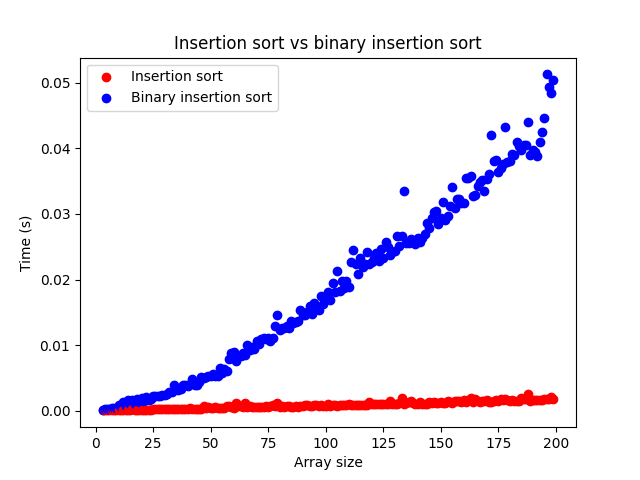

Recreate this plot in Python.
"""Answer to question 4
Binary insertion sort is slower than insertion sort. The worst
case of both are O(n^2), but binary insertion sort uses too
many recursion calls and became slower than insertions sort.
"""

import random
from matplotlib import pyplot as plt
import timeit


def insertion_sort(arr):
    for i in range(1, len(arr)):
        key = arr[i]
        i -= 1
        while i >= 0 and key < arr[i]:
            arr[i + 1] = arr[i]
            i -= 1
        arr[i + 1] = key
    return arr


def binary_search(arr, val, start, end):
    if start == end:
        if arr[start] > val:
            return start
        else:
            return start + 1
    if start > end:
        return start

    mid = (start + end) // 2
    if arr[mid] < val:
        return binary_search(arr, val, mid + 1, end)
    elif arr[mid] > val:
        return binary_search(arr, val, start, mid - 1)
    else:
        return mid


def binary_insertion_sort(arr):
    for i in range(1, len(arr)):
        val = arr[i]
        j = binary_search(arr, val, 0, i - 1)
        arr = arr[:j] + [val] + arr[j:i] + arr[i + 1:]
    return arr


arr = [random.randint(0, 10000000) for i in range(1003)]
for i in range(3, 200):
    arr_ = arr[:i]
    insertion_sort_time = timeit.timeit(lambda: insertion_sort(arr_), number=100)
    binary_insertion_sort_time = timeit.timeit(lambda: binary_insertion_sort(arr_), number=100)
    plt.scatter(i, insertion_sort_time, color='red')
    plt.scatter(i, binary_insertion_sort_time, color='blue')
plt.xlabel('Array size')
plt.ylabel('Time (s)')
plt.title('Insertion sort vs binary insertion sort')
plt.legend(['Insertion sort', 'Binary insertion sort'])
plt.savefig('ex5.png')
plt.show()
